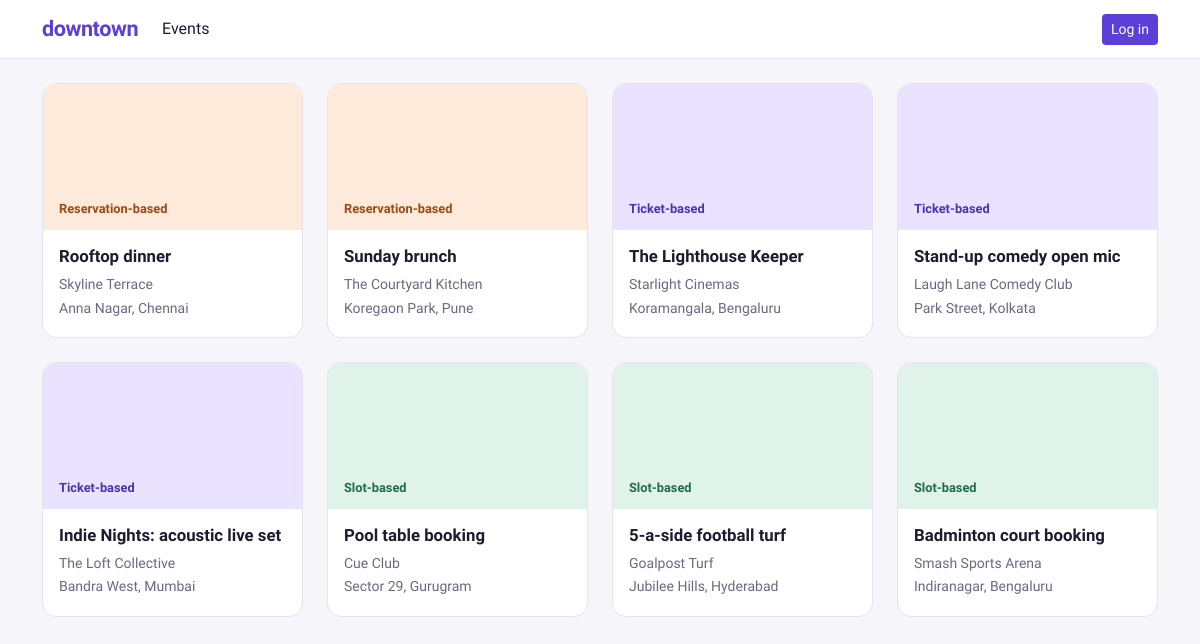
The page / on the database its author committed.
### events/models.py (models this page shows)
class Event(BaseModel):
    EVENT_TYPE_CHOICES = [
        ("SBE", "Slot-based"),
        ("TBE", "Ticket-based"),
        ("RBE", "Reservation-based")
    ]
    STATUS_CHOICES = [
        (EVENT_STATUS_P, "Pending"),
        (EVENT_STATUS_A, "Approved"),
        (EVENT_STATUS_R, "Rejected")
    ]
    title = models.CharField(max_length=100)
    description = models.TextField()
    organisation = models.ForeignKey("users.Organisation", on_delete=models.PROTECT)
    event_type = models.CharField(max_length=3, choices=EVENT_TYPE_CHOICES)
    location = models.TextField()
    status = models.CharField(max_length=1, choices=STATUS_CHOICES, default=EVENT_STATUS_P)
    reviewed_by = models.ForeignKey(settings.AUTH_USER_MODEL, on_delete=models.PROTECT, null=True, blank=True) # to show on on-ground team's dashboard
    reviewed_at = models.DateTimeField(null=True, blank=True)
    class Meta:
        permissions = [
            ("review_event", "Can review events by changing the status field")
        ]

### users/models.py (models this page shows)
class Organisation(BaseModel):
    name = models.CharField(unique=True, max_length=100)

### events/views.py (the view)
# urls.py: path("", views.index, name="index"),
def index(request):
    events = event_list_approved()
    bookmarked_event_ids = []
    if request.user.is_authenticated:
        bookmarks = bookmark_list_for_user(user=request.user)
        bookmarked_event_ids = [b.event.pk for b in bookmarks]
    return render(request, "events/index.html", {"events": events, "bookmarked_event_ids": bookmarked_event_ids})

### events/selectors.py (called while the page is built)
def event_list_approved() -> QuerySet[Event]:
    return Event.objects.filter(status="A").order_by("-created_at")

### events/templates/events/index.html (shortened to what this page needs)
{% extends "common/base.html" %}
{% block content %}
    {% if events %}
        <div class="row row-cols-1 row-cols-sm-2 row-cols-lg-3 row-cols-xl-4 g-4">
            {% for event in events %}
                <div class="col">
                    {% include "events/_event_card.html" with event=event %}
                </div>
            {% endfor %}
        </div>
    {% else %}
        <div class="empty-state">
            <p>No events are live right now. Check back soon.</p>
        </div>
    {% endif %}
{% endblock %}

### events/templates/events/_event_card.html (shortened to what this page needs)
<article class="event-card type-{{ event.event_type|lower }}">
    <div class="event-tile">
        <span class="event-type">{{ event.get_event_type_display }}</span>
    </div>
    <div class="event-body">
        <h2 class="event-title">
            <a href="{% url 'events:detail' event.pk %}" class="stretched-link">{{ event.title }}</a>
        </h2>
        <p class="event-meta">{{ event.organisation.name }}</p>
        <p class="event-meta">{{ event.location }}</p>
    </div>
</article>

### common/static/common/styles.css (style rules this page uses)
:root { --ink: #1e1b2e; --muted: #6b6880; --surface: #ffffff; --page: #f6f5fa; --line: #e4e2ee; --accent: #5b3fd6; --accent-hover: #4a30bf; --accent-ring: rgba(91, 63, 214, 0.2); --credit: #1f6b4a; --radius: 14px; --tile-slot: #dff3ea; --tile-slot-ink: #1f6b4a; --tile-ticket: #e9e3ff; --tile-ticket-ink: #4a32b0; --tile-reservation: #fdeadb; --tile-reservation-ink: #9a4a14; }
body { background: var(--page); color: var(--ink); font-family: "Plus Jakarta Sans", system-ui, -apple-system, "Segoe UI", sans-serif; }
.event-card { position: relative; display: flex; flex-direction: column; height: 100%; background: var(--surface); border: 1px solid var(--line); border-radius: var(--radius); overflow: hidden; color: inherit; text-decoration: none; transition: border-color 0.15s ease; }
.event-title a { color: inherit; text-decoration: none; }
.event-tile { aspect-ratio: 16 / 9; display: flex; align-items: flex-end; padding: 0.75rem 1rem; }
.type-sbe .event-tile { background: var(--tile-slot); color: var(--tile-slot-ink); }
.type-tbe .event-tile { background: var(--tile-ticket); color: var(--tile-ticket-ink); }
.type-rbe .event-tile { background: var(--tile-reservation); color: var(--tile-reservation-ink); }
.event-type { font-size: 0.8rem; font-weight: 700; }
.event-body { padding: 1rem; display: flex; flex-direction: column; flex-grow: 1; }
.event-title { font-size: 1.05rem; font-weight: 700; line-height: 1.3; margin-bottom: 0.4rem; }
.event-meta { color: var(--muted); font-size: 0.875rem; margin-bottom: 0.15rem; }

### rows shown on the page
Event: event_type "Reservation-based", title "Rooftop dinner", organisation.name "Skyline Terrace", location "Anna Nagar, Chennai"
Event: event_type "Reservation-based", title "Sunday brunch", organisation.name "The Courtyard Kitchen", location "Koregaon Park, Pune"
Event: event_type "Ticket-based", title "The Lighthouse Keeper", organisation.name "Starlight Cinemas", location "Koramangala, Bengaluru"
Event: event_type "Ticket-based", title "Stand-up comedy open mic", organisation.name "Laugh Lane Comedy Club", location "Park Street, Kolkata"
Event: event_type "Ticket-based", title "Indie Nights: acoustic live set", organisation.name "The Loft Collective", location "Bandra West, Mumbai"
Event: event_type "Slot-based", title "Pool table booking", organisation.name "Cue Club", location "Sector 29, Gurugram"
Event: event_type "Slot-based", title "5-a-side football turf", organisation.name "Goalpost Turf", location "Jubilee Hills, Hyderabad"
Event: event_type "Slot-based", title "Badminton court booking", organisation.name "Smash Sports Arena", location "Indiranagar, Bengaluru"
